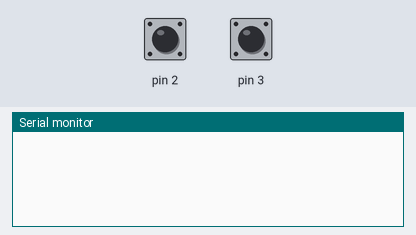
The sketch below on a simulated Arduino Uno, built with avr-gcc and run on an emulated ATmega328P. On the bench: the last lines printed to the serial monitor. The inputs (shaded band) are chosen by the test bench; at power-on: pin 2 HIGH, pin 3 HIGH.

Above: at 1.2 s.
1.3 s: pin 2 pulled LOW for 0.15 s
At 2.2 s:
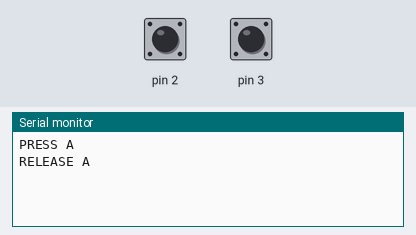
2.9 s: pin 3 pulled LOW for 0.15 s
At 4.2 s:
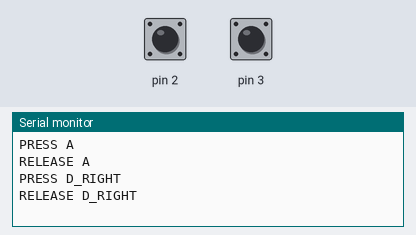

The sketch:

controller.ino
```cpp
#include <util/delay.h>

volatile int interrupt = 0;

void setup(){
  pinMode(2, INPUT_PULLUP);
  pinMode(3, INPUT_PULLUP);
  attachInterrupt(digitalPinToInterrupt(2), buttonA, CHANGE);
  attachInterrupt(digitalPinToInterrupt(3), buttonRIGHT, CHANGE);
  Serial.begin(9600);
}

void buttonA(){
    interrupt = 1;
}

void buttonRIGHT(){
    interrupt = 2;
}


void loop(){
  delay(50);
  if (interrupt==1){
    if(digitalRead(2)==LOW)
      Serial.write("PRESS A\n");
    else if (digitalRead(2)==HIGH)
      Serial.write("RELEASE A\n");
    //digitalWrite(2, HIGH);
    //digitalWrite(3, HIGH);
    delay(20);
    interrupt=0;
  }
  if (interrupt==2){
    if(digitalRead(3)==LOW)
      Serial.write("PRESS D_RIGHT\n");
    else if (digitalRead(2)==HIGH)
      Serial.write("RELEASE D_RIGHT\n");
    //digitalWrite(2, HIGH);
    //digitalWrite(3, HIGH);
    delay(20);
    interrupt=0;
  }
}
```

Measured:
- after the input at 1.3 s, the serial monitor: prints a new line at once (image 1)
- after the input at 2.9 s, the serial monitor: prints a new line at once (image 2)
